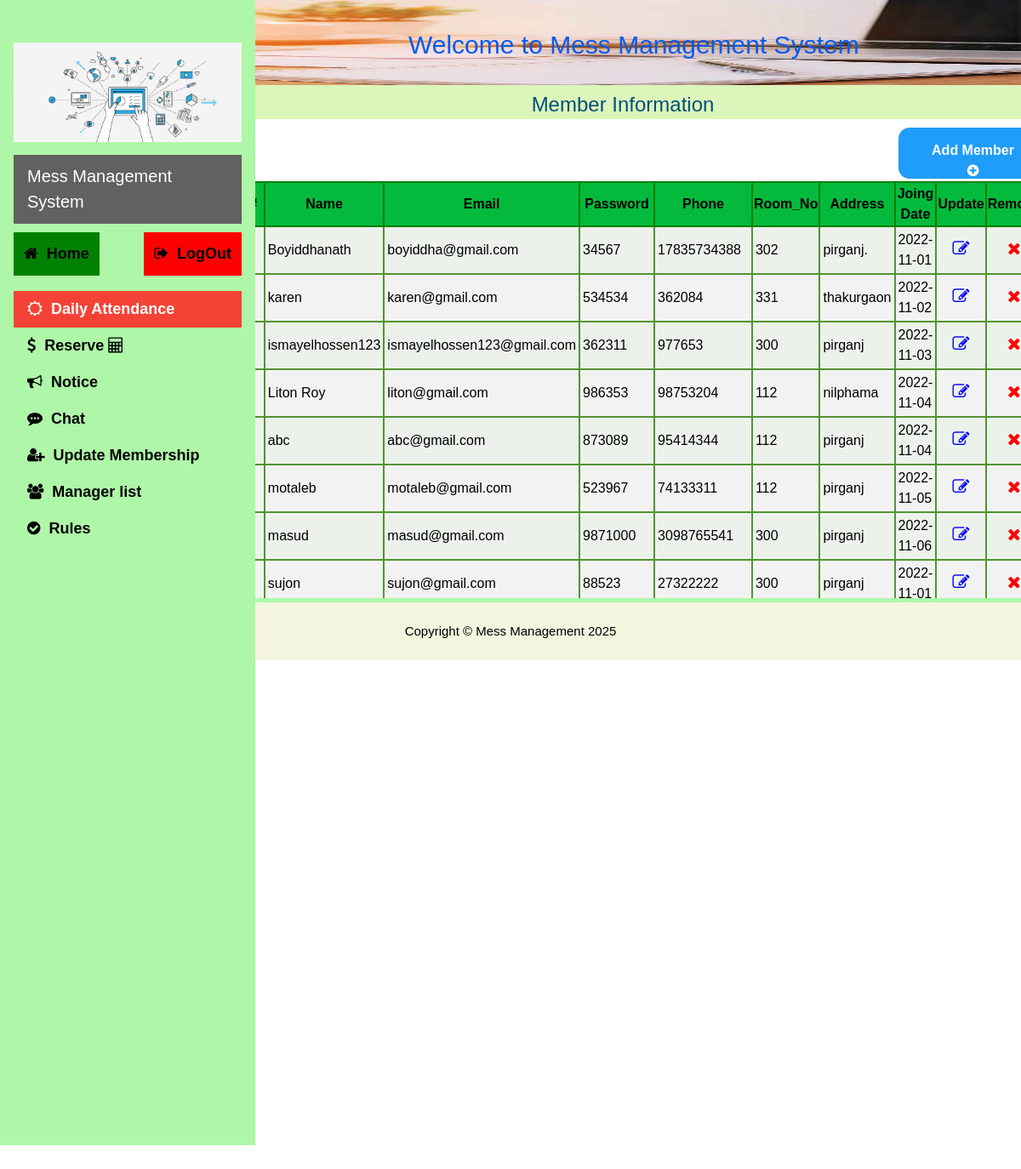
Page /manager/member.php (signed in) on the committed database.
### tables this page shows
CREATE TABLE `member` (
  `sl_no` int(11) NOT NULL,
  `name` varchar(100) NOT NULL,
  `email` varchar(100) NOT NULL,
  `password` varchar(100) NOT NULL,
  `phone` varchar(15) NOT NULL,
  `address` varchar(150) NOT NULL,
  `room_no` varchar(10) NOT NULL,
  `Joining_Date` date NOT NULL
);

### manager/member.php (the view, shortened to what this page needs)
<?php
	include 'database/Connection.php';
?>
<!DOCTYPE html>
<html lang="en">
<head>
		<link rel="stylesheet" href="https://cdnjs.cloudflare.com/ajax/libs/font-awesome/4.7.0/css/font-awesome.min.css">
		 <link rel="stylesheet" href="css/w3.css">
		<link rel="stylesheet" href="css/font.css">
</head>
<body>
	<?php
	include('navigation.php');
	?>
	<div class="photo1">
		<img class="img1"src="img/banner.jpg"  >
		<div class="text1">
			Welcome to Mess Management System
		</div>
	</div>
	<h3 >Member Information</h3>
	<div class="btn1">
		<a href="member_add.php" class="btn">Add Member  <i class="fa fa-plus-circle" aria-hidden="true"></i> </a>
	</div>
	<div class="wrap">
		<div class="wrp">
			<table>
				<thead >
					<tr >
						<th>#</th>
						<th>Name</th>
						<th>Email</th>
						<th>Password</th>
						<th>Phone</th>
						<th>Room_No</th>
						<th>Address</th>
						<th>Joing Date</th>
						<th>Update</th>
						<th>Remove</th>
					</tr>
				</thead>
				<tbody>
				  <?php
						$query = "SELECT * FROM member";
						$rs = $conn->query($query);
						$num = $rs->num_rows;
						$sn=0;
						if($num > 0){
							while ($rows = $rs->fetch_assoc()) {
								$sn = $sn + 1;
								echo"
									<tr>
									<td>".$sn."</td>
									<td>".$rows['name']."</td>
									<td>".$rows['email']."</td>
									<td>".$rows['password']."</td>
									<td>".$rows['phone']."</td>
									<td>".$rows['room_no']."</td>
									<td>".$rows['address']."</td>
									<td>".$rows['Joining_Date']."</td>
									<td style='text-align:center;'><a  href='member_edit.php?edit=".$rows['email']."'><i class='fa fa-edit cntr link1'  style=\"color:#0509f0;font-size:20px;\"></i></a></td>
									<td style='text-align:center;'><a  onclick=\"return confirm('Are you want to delete?')\"  href='member_delete.php?Id=".$rows['email']."'> <i class='fa fa-times cntr link2' style=\"color:red;font-size:20px;\"></i> </a> </td>
									</tr>";
							}
						}
						else{
							 echo "<div class='alert'>
								<span class='closebtn' onclick=\"this.parentElement.style.display='none';\">&times;</span>
								<strong>No Record Found!</strong>
								</div>";
						}
					  ?>
				</tbody>
			</table>
		</div>
	</div>
	<div style="margin:0;padding:0;background-color:#aafaaa;height:5px;"></div>
	<div class="footer" style="background-color:#f4f5df;color:black; display:flex; justify-content:center;align-items:center">
	Copyright &copy; Mess Management 2025<br>
</div>
</body>
</html>

### manager/navigation.php (shortened to what this page needs)
<nav class="w3-sidebar w3-aqua w3-collapse w3-top w3-large w3-padding" style="z-index:3;width:300px;font-weight:bold;" id="mySidebar"><br>
	<img src="img/ict.jpg" alt="Snow" style="width:100%;padding-top: 15px;padding-bottom: 15px">
	<div class="w3-container w3-dark-grey">
		<h4>Mess Management System</h4>
	</div>
	<div class="clr ">
		<div class="home">
			<a class="w3-hover-white" href="index.php"> <i class="fa fa-home"></i>&nbsp  Home</a>
		</div>
		<div class="logout w3-hover-white">
			<a href="logout.php"><i class="fa fa-sign-out"></i>&nbsp  LogOut</a>
		</div>
	</div>
	 <div class="w3-bar-block">
		<dl>
			<dt><a style="text-decoration:none;" onclick="w3_close()" class="w3-bar-item w3-button w3-hover-grey w3-red" href="attendance.php"> <i class="fa fa-sun-o"></i>&nbsp Daily Attendance</a> </dt>
			<dt><a style="text-decoration:none;" onclick="w3_close()" class="w3-bar-item w3-button w3-hover-grey" href="reserve.php"> <i class="fa fa-dollar"></i>&nbsp Reserve <i class="fa fa-calculator"></i></a> </dt>
			<dt><a style="text-decoration:none;" onclick="w3_close()" class="w3-bar-item w3-button w3-hover-grey" href="notice.php"><i class="fa fa-bullhorn"></i>&nbsp Notice</a></dt>
			<dt><a style="text-decoration:none;" onclick="w3_close()" class="w3-bar-item w3-button w3-hover-grey notification" href="chat.php">
					<i class="fa fa-commenting" aria-hidden="true"></i>&nbsp Chat
				</a>
			</dt>
			<dt><a style="text-decoration:none;" onclick="w3_close()" class="w3-bar-item w3-button w3-hover-grey" href="member.php"><i class="fa fa-user-plus"></i>&nbsp  Update Membership</a> </dt>
			<dt><a style="text-decoration:none;" onclick="w3_close()" class="w3-bar-item w3-button w3-hover-grey" href="manager_list.php"> <i class="fa fa-users"></i>&nbsp Manager list</a> </dt>
			<dt><a style="text-decoration:none;" onclick="w3_close()" class="w3-bar-item w3-button w3-hover-grey" href="rules.php"><i class="fa fa-check-circle"></i>&nbsp Rules</a> </dt>
		</dl>
	</div>
</nav>

### manager/css/w3.css (style rules this page uses)
html { box-sizing:border-box }
*,*:before,*:after { box-sizing:inherit }
html { -ms-text-size-adjust:100%;-webkit-text-size-adjust:100% }
body { margin:0 }
article,aside,details,figcaption,figure,footer,header,main,menu,nav,section,summary { display:block }
a { background-color:transparent;-webkit-text-decoration-skip:objects }
img { border-style:none }
html,body { font-family:Verdana,sans-serif;font-size:15px;line-height:1.5 }
html { overflow-x:hidden }
h3 { font-size:24px }
h4 { font-size:20px }
h1,h2,h3,h4,h5,h6 { font-family:"Segoe UI",Arial,sans-serif;font-weight:400;margin:10px 0 }
img { vertical-align:middle }
a { color:inherit }
.w3-btn,.w3-button { border:none;display:inline-block;padding:8px 16px;vertical-align:middle;overflow:hidden;text-decoration:none;color:inherit;background-color:inherit;text-align:center;cursor:pointer;white-space:nowrap }
.w3-btn,.w3-button { -webkit-touch-callout:none;-webkit-user-select:none;-khtml-user-select:none;-moz-user-select:none;-ms-user-select:none;user-select:none }
.w3-sidebar { height:90%;width:200px;background-color:#aff7a8;position:fixed!important;z-index:1;overflow:auto }
.w3-bar-block .w3-bar-item { width:100%;display:block;padding:8px 16px;text-align:left;border:none;white-space:normal;float:none;outline:0 }
.w3-container:after,.w3-container:before,.w3-panel:after,.w3-panel:before,.w3-row:after,.w3-row:before,.w3-row-padding:after,.w3-row-padding:before, .w3-cell-row:before,.w3-cell-row:after,.w3-clear:after,.w3-clear:before,.w3-bar:before,.w3-bar:after { content:"";display:table;clear:both }
@media (min-width:993px) { .w3-sidebar.w3-collapse { display:block!important } }
.w3-top,.w3-bottom { position:fixed;width:100%;z-index:1 }
.w3-top { top:0 }
.w3-container,.w3-panel { padding:0.01em 16px }
.w3-large { font-size:18px!important }
.w3-padding { padding:8px 16px!important }
.w3-aqua,.w3-hover-aqua:hover { color:#000!important;background-color:#aff7a8!important }
.w3-red,.w3-hover-red:hover { color:#fff!important;background-color:#f44336!important }
.w3-dark-grey,.w3-hover-dark-grey:hover,.w3-dark-gray,.w3-hover-dark-gray:hover { color:#fff!important;background-color:#616161!important }

### manager/member.php (style rules this page uses)
body,h1,h2,h3,h4,h5 { font-family: "Poppins", sans-serif }
body { font-size:16px; }
.clr { width:100%; margin-top:10px; content:''; display:table; clear:both; }
.home { float:left; background-color:green; color: white; }
.home a { display: block; color: black; padding: 12px; text-decoration: none; }
.logout a { display: block; color: black; padding: 12px; text-decoration: none; }
.logout { float:right; color:white; margin-left:1px; background-color:red; }
.img1 { height:100px; width:100%; }
.photo1 { position:relative; text-align:center; color:#055aed; }
.text1 { position:absolute; top:30%; left:40%; font-size:30px; }
h3 { position:relative; margin-top:0; margin-left:22%; background-color:#dcf5ba; height:40px; color:#02507a; text-align:center; padding-top:5px; animation:title; animation-duration:3s; animation-iteration-count:infinite; }
.btn1 { margin-left:88%; background-color:#209cfa; height:60px; width:160px; text-align:center; font-weight:600; border-radius:13px; margin-bottom:3px; -webkit-transition-duration: 0.4s; transition-duration: 0.4s; }
.btn { display: block; color: white; padding: 15px; margin-left:15px; text-decoration: none; }
.link1 { -webkit-transition-duration: 0.4s; transition-duration: 0.4s; }
.link2 { -webkit-transition-duration: 0.4s; transition-duration: 0.4s; }
.wrap { margin-left:22%; width:78%; background-color:#ecf2eb; }
.wrp { margin-left:20px; height:490px; overflow-x:hidden; overflow-y:scroll; }
table { border-collapse: collapse; border-spacing: 0; border: 1px solid green; width:auto; }
td { text-align: left; padding:3px; border: 2px solid #529432; }
tr { height:50px; }
th { height:40px; text-aign:left; border:2px solid green; position:sticky; top: 0px; background:#04ba3d; }
tr:nth-child(even) { background-color: #f2f2f2 }
.wrap:after { content:''; display:table; clear:both; }
.notification { position: relative; }
.footer { background-color: #d1d1cf; color: black; padding: 10px; text-align: right; font-size: 15px; height:68px; }
.footer::after { display: table; content: ''; clear: both; }

### rows in the picture
member: name "Boyiddhanath", email "boyiddha@gmail.com", password "34567", phone "17835734388", room_no "302", address "pirganj.", Joining_Date "2022-11-01"
member: name "karen", email "karen@gmail.com", password "534534", phone "362084", room_no "331", address "thakurgaon", Joining_Date "2022-11-02"
member: name "ismayelhossen123", email "ismayelhossen123@gmail.com", password "362311", phone "977653", room_no "300", address "pirganj", Joining_Date "2022-11-03"
member: name "Liton Roy", email "liton@gmail.com", password "986353", phone "98753204", room_no "112", address "nilphama", Joining_Date "2022-11-04"
member: name "abc", email "abc@gmail.com", password "873089", phone "95414344", room_no "112", address "pirganj", Joining_Date "2022-11-04"
member: name "motaleb", email "motaleb@gmail.com", password "523967", phone "74133311", room_no "112", address "pirganj", Joining_Date "2022-11-05"
member: name "masud", email "masud@gmail.com", password "9871000", phone "3098765541", room_no "300", address "pirganj", Joining_Date "2022-11-06"
member: name "sujon", email "sujon@gmail.com", password "88523", phone "27322222", room_no "300", address "pirganj", Joining_Date "2022-11-01"
